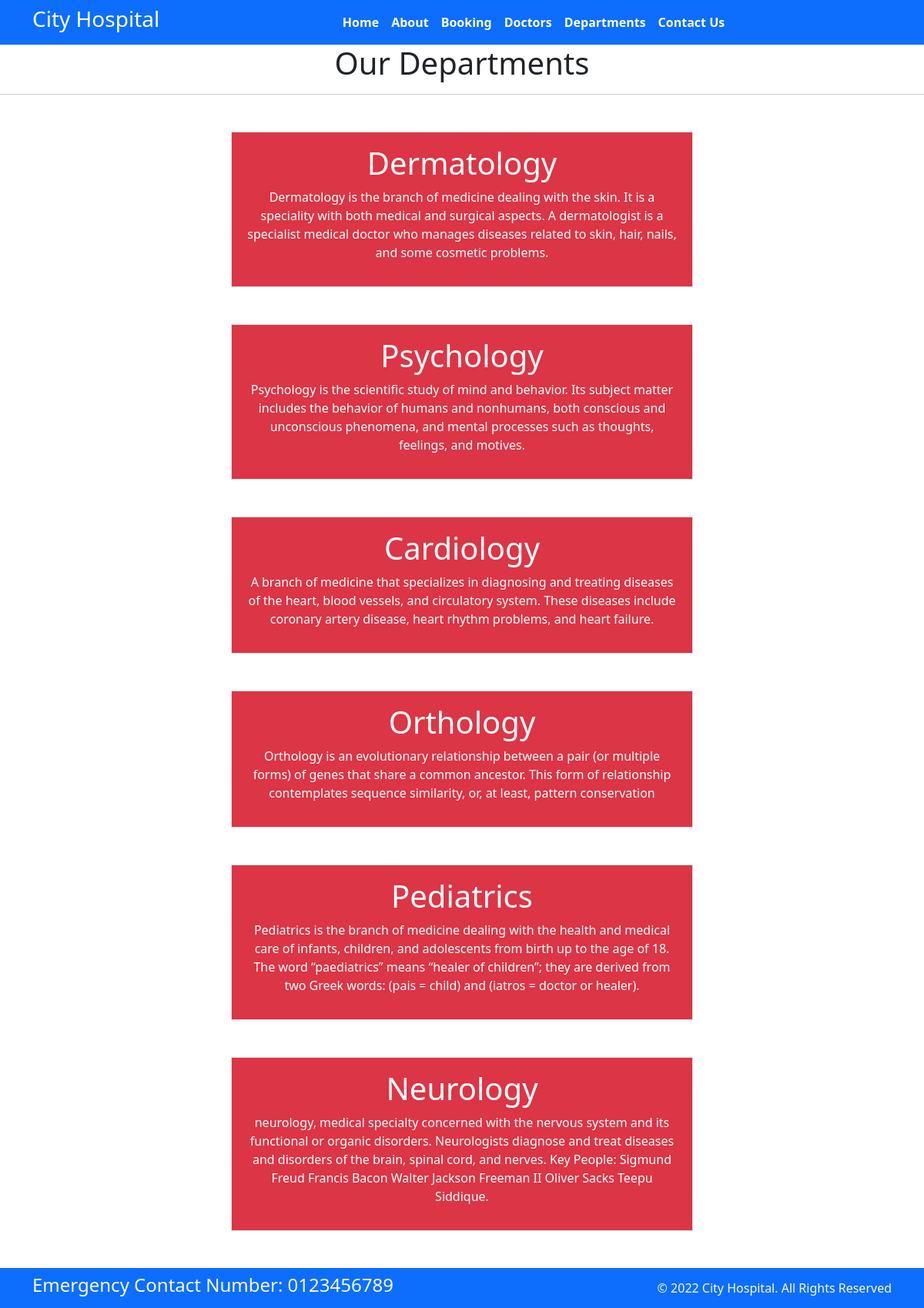
Page /department/ on the committed database.
### hosapp/models.py (models this page shows, shortened)
class Departments(models.Model):
    dep_name=models.CharField(max_length=100)
    dep_decription=models.TextField()

### hosapp/views.py (the view)
# urls.py: path('department/',views.department,name='department'),
def department(request):
    dict_dept={
        'dept':Departments.objects.all
    }
    return render(request,'department.html',dict_dept)

### hosapp/templates/department.html (shortened to what this page needs)
{% extends 'base.html' %}
{% block content %}
<h1 class="text-center">Our Departments </h1>
<hr>
{% for d in dept %}
<div class="mx-auto w-50 bg-danger text-center text-white p-3 my-5 border border-warning-rounded">
    <h1>{{d.dep_name}}</h1>
    <p>{{d.dep_decription}}</p>
</div>
{% endfor %}
{% endblock %}

### rows in the picture
Departments: dep_name "Dermatology", dep_decription "Dermatology is the branch of medicine dealing with the skin. It is a speciality with both medical and surgical aspects. A dermatologist is a specialist medical doctor who manages diseases related to skin, hair, nails, and some cosmetic problems."
Departments: dep_name "Psychology", dep_decription "Psychology is the scientific study of mind and behavior. Its subject matter includes the behavior of humans and nonhumans, both conscious and unconscious phenomena, and mental processes such as thoughts, feelings, and motives."
Departments: dep_name "Cardiology", dep_decription "A branch of medicine that specializes in diagnosing and treating diseases of the heart, blood vessels, and circulatory system. These diseases include coronary artery disease, heart rhythm problems, and heart failure."
Departments: dep_name "Orthology", dep_decription "Orthology is an evolutionary relationship between a pair (or multiple forms) of genes that share a common ancestor. This form of relationship contemplates sequence similarity, or, at least, pattern conservation"
Departments: dep_name "Pediatrics", dep_decription "Pediatrics is the branch of medicine dealing with the health and medical care of infants, children, and adolescents from birth up to the age of 18. The word “paediatrics” means “healer of children”; they are derived from two Greek words: (pais = child) and (iatros = doctor or healer)."
Departments: dep_name "Neurology", dep_decription "neurology, medical specialty concerned with the nervous system and its functional or organic disorders. Neurologists diagnose and treat diseases and disorders of the brain, spinal cord, and nerves. Key People: Sigmund Freud Francis Bacon Walter Jackson Freeman II Oliver Sacks Teepu Siddique."
